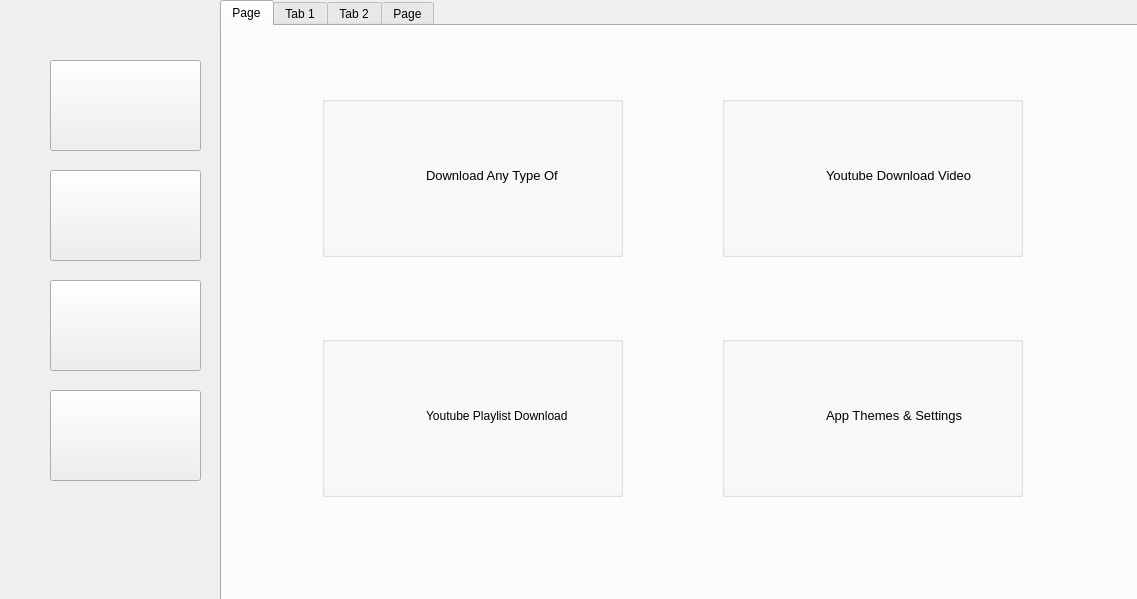
<?xml version="1.0" encoding="UTF-8"?>
<ui version="4.0">
 <class>Form</class>
 <widget class="QWidget" name="Form">
  <property name="geometry">
   <rect>
    <x>0</x>
    <y>0</y>
    <width>1137</width>
    <height>599</height>
   </rect>
  </property>
  <property name="windowTitle">
   <string>Form</string>
  </property>
  <widget class="QTabWidget" name="tabWidget">
   <property name="geometry">
    <rect>
     <x>220</x>
     <y>0</y>
     <width>921</width>
     <height>601</height>
    </rect>
   </property>
   <property name="currentIndex">
    <number>0</number>
   </property>
   <widget class="QWidget" name="tab_5">
    <attribute name="title">
     <string>Page</string>
    </attribute>
    <widget class="QGroupBox" name="groupBox_3">
     <property name="geometry">
      <rect>
       <x>100</x>
       <y>310</y>
       <width>301</width>
       <height>161</height>
      </rect>
     </property>
     <property name="title">
      <string/>
     </property>
     <widget class="QLabel" name="label_32">
      <property name="geometry">
       <rect>
        <x>10</x>
        <y>30</y>
        <width>81</width>
        <height>91</height>
       </rect>
      </property>
      <property name="text">
       <string/>
      </property>
      <property name="pixmap">
       <pixmap resource="photo.qrc">:/icons/ytplaylist.png</pixmap>
      </property>
      <property name="scaledContents">
       <bool>true</bool>
      </property>
     </widget>
     <widget class="QLabel" name="label_33">
      <property name="geometry">
       <rect>
        <x>104</x>
        <y>9</y>
        <width>191</width>
        <height>141</height>
       </rect>
      </property>
      <property name="font">
       <font>
        <pointsize>9</pointsize>
       </font>
      </property>
      <property name="text">
       <string>Youtube Playlist Download</string>
      </property>
     </widget>
    </widget>
    <widget class="QGroupBox" name="groupBox_7">
     <property name="geometry">
      <rect>
       <x>500</x>
       <y>70</y>
       <width>301</width>
       <height>161</height>
      </rect>
     </property>
     <property name="title">
      <string/>
     </property>
     <widget class="QLabel" name="label_34">
      <property name="geometry">
       <rect>
        <x>10</x>
        <y>40</y>
        <width>81</width>
        <height>81</height>
       </rect>
      </property>
      <property name="text">
       <string/>
      </property>
      <property name="pixmap">
       <pixmap resource="photo.qrc">:/icons/yt.png</pixmap>
      </property>
      <property name="scaledContents">
       <bool>true</bool>
      </property>
      <property name="wordWrap">
       <bool>false</bool>
      </property>
     </widget>
     <widget class="QLabel" name="label_35">
      <property name="geometry">
       <rect>
        <x>104</x>
        <y>9</y>
        <width>191</width>
        <height>141</height>
       </rect>
      </property>
      <property name="font">
       <font>
        <pointsize>10</pointsize>
       </font>
      </property>
      <property name="text">
       <string>Youtube Download Video</string>
      </property>
     </widget>
    </widget>
    <widget class="QGroupBox" name="groupBox_11">
     <property name="geometry">
      <rect>
       <x>500</x>
       <y>310</y>
       <width>301</width>
       <height>161</height>
      </rect>
     </property>
     <property name="title">
      <string/>
     </property>
     <widget class="QLabel" name="label_36">
      <property name="geometry">
       <rect>
        <x>10</x>
        <y>30</y>
        <width>81</width>
        <height>91</height>
       </rect>
      </property>
      <property name="text">
       <string/>
      </property>
      <property name="pixmap">
       <pixmap resource="photo.qrc">:/icons/wrench.png</pixmap>
      </property>
      <property name="scaledContents">
       <bool>true</bool>
      </property>
     </widget>
     <widget class="QLabel" name="label_37">
      <property name="geometry">
       <rect>
        <x>104</x>
        <y>9</y>
        <width>191</width>
        <height>141</height>
       </rect>
      </property>
      <property name="font">
       <font>
        <pointsize>10</pointsize>
       </font>
      </property>
      <property name="text">
       <string>App Themes &amp; Settings</string>
      </property>
     </widget>
    </widget>
    <widget class="QGroupBox" name="groupBox_12">
     <property name="geometry">
      <rect>
       <x>100</x>
       <y>70</y>
       <width>301</width>
       <height>161</height>
      </rect>
     </property>
     <property name="title">
      <string/>
     </property>
     <widget class="QLabel" name="label_38">
      <property name="geometry">
       <rect>
        <x>10</x>
        <y>40</y>
        <width>81</width>
        <height>81</height>
       </rect>
      </property>
      <property name="text">
       <string/>
      </property>
      <property name="pixmap">
       <pixmap resource="photo.qrc">:/icons/download.png</pixmap>
      </property>
      <property name="scaledContents">
       <bool>true</bool>
      </property>
     </widget>
     <widget class="QLabel" name="label_39">
      <property name="geometry">
       <rect>
        <x>104</x>
        <y>9</y>
        <width>191</width>
        <height>141</height>
       </rect>
      </property>
      <property name="font">
       <font>
        <pointsize>10</pointsize>
       </font>
      </property>
      <property name="text">
       <string>Download Any Type Of</string>
      </property>
     </widget>
    </widget>
   </widget>
   <widget class="QWidget" name="tab">
    <attribute name="title">
     <string>Tab 1</string>
    </attribute>
    <widget class="QPushButton" name="pushButton">
     <property name="geometry">
      <rect>
       <x>380</x>
       <y>420</y>
       <width>131</width>
       <height>41</height>
      </rect>
     </property>
     <property name="styleSheet">
      <string notr="true"/>
     </property>
     <property name="text">
      <string>Download</string>
     </property>
    </widget>
    <widget class="QLineEdit" name="lineEdit">
     <property name="geometry">
      <rect>
       <x>80</x>
       <y>130</y>
       <width>751</width>
       <height>41</height>
      </rect>
     </property>
     <property name="placeholderText">
      <string>Enter download link here</string>
     </property>
    </widget>
    <widget class="QLineEdit" name="lineEdit_2">
     <property name="geometry">
      <rect>
       <x>80</x>
       <y>200</y>
       <width>701</width>
       <height>41</height>
      </rect>
     </property>
     <property name="placeholderText">
      <string>Use browse button to enter save location</string>
     </property>
    </widget>
    <widget class="QPushButton" name="pushButton_2">
     <property name="geometry">
      <rect>
       <x>790</x>
       <y>200</y>
       <width>41</width>
       <height>41</height>
      </rect>
     </property>
     <property name="text">
      <string/>
     </property>
     <property name="icon">
      <iconset resource="photo.qrc">
       <normaloff>:/icons/browse.png</normaloff>:/icons/browse.png</iconset>
     </property>
     <property name="iconSize">
      <size>
       <width>30</width>
       <height>30</height>
      </size>
     </property>
    </widget>
    <widget class="QProgressBar" name="progressBar">
     <property name="geometry">
      <rect>
       <x>80</x>
       <y>270</y>
       <width>761</width>
       <height>41</height>
      </rect>
     </property>
     <property name="value">
      <number>0</number>
     </property>
    </widget>
   </widget>
   <widget class="QWidget" name="tab_2">
    <attribute name="title">
     <string>Tab 2</string>
    </attribute>
    <widget class="QTabWidget" name="tabWidget_2">
     <property name="geometry">
      <rect>
       <x>-10</x>
       <y>-1</y>
       <width>931</width>
       <height>581</height>
      </rect>
     </property>
     <property name="currentIndex">
      <number>0</number>
     </property>
     <widget class="QWidget" name="tab_3">
      <attribute name="title">
       <string>One Video</string>
      </attribute>
      <widget class="QLineEdit" name="lineEdit_3">
       <property name="geometry">
        <rect>
         <x>100</x>
         <y>70</y>
         <width>651</width>
         <height>51</height>
        </rect>
       </property>
       <property name="placeholderText">
        <string>Enter video URL</string>
       </property>
      </widget>
      <widget class="QLineEdit" name="lineEdit_4">
       <property name="geometry">
        <rect>
         <x>100</x>
         <y>150</y>
         <width>651</width>
         <height>51</height>
        </rect>
       </property>
       <property name="placeholderText">
        <string>Use browse button for save location</string>
       </property>
      </widget>
      <widget class="QPushButton" name="pushButton_3">
       <property name="geometry">
        <rect>
         <x>780</x>
         <y>70</y>
         <width>51</width>
         <height>51</height>
        </rect>
       </property>
       <property name="text">
        <string/>
       </property>
       <property name="icon">
        <iconset resource="photo.qrc">
         <normaloff>:/icons/check.png</normaloff>:/icons/check.png</iconset>
       </property>
       <property name="iconSize">
        <size>
         <width>45</width>
         <height>45</height>
        </size>
       </property>
      </widget>
      <widget class="QPushButton" name="pushButton_4">
       <property name="geometry">
        <rect>
         <x>780</x>
         <y>150</y>
         <width>51</width>
         <height>51</height>
        </rect>
       </property>
       <property name="text">
        <string/>
       </property>
       <property name="icon">
        <iconset resource="photo.qrc">
         <normaloff>:/icons/browse.png</normaloff>:/icons/browse.png</iconset>
       </property>
       <property name="iconSize">
        <size>
         <width>30</width>
         <height>30</height>
        </size>
       </property>
      </widget>
      <widget class="QLabel" name="label">
       <property name="geometry">
        <rect>
         <x>210</x>
         <y>230</y>
         <width>171</width>
         <height>51</height>
        </rect>
       </property>
       <property name="font">
        <font>
         <pointsize>12</pointsize>
        </font>
       </property>
       <property name="text">
        <string>Video Quality</string>
       </property>
      </widget>
      <widget class="QComboBox" name="comboBox">
       <property name="geometry">
        <rect>
         <x>420</x>
         <y>230</y>
         <width>301</width>
         <height>41</height>
        </rect>
       </property>
      </widget>
      <widget class="QProgressBar" name="progressBar_2">
       <property name="geometry">
        <rect>
         <x>100</x>
         <y>300</y>
         <width>731</width>
         <height>31</height>
        </rect>
       </property>
       <property name="value">
        <number>0</number>
       </property>
      </widget>
      <widget class="QPushButton" name="pushButton_5">
       <property name="geometry">
        <rect>
         <x>340</x>
         <y>370</y>
         <width>181</width>
         <height>41</height>
        </rect>
       </property>
       <property name="text">
        <string>Start Download</string>
       </property>
      </widget>
      <widget class="QLabel" name="label_5">
       <property name="geometry">
        <rect>
         <x>100</x>
         <y>370</y>
         <width>181</width>
         <height>41</height>
        </rect>
       </property>
       <property name="font">
        <font>
         <pointsize>12</pointsize>
        </font>
       </property>
       <property name="text">
        <string/>
       </property>
      </widget>
     </widget>
     <widget class="QWidget" name="tab_4">
      <attribute name="title">
       <string>Pull Playlist</string>
      </attribute>
      <widget class="QLineEdit" name="lineEdit_5">
       <property name="geometry">
        <rect>
         <x>120</x>
         <y>70</y>
         <width>691</width>
         <height>41</height>
        </rect>
       </property>
       <property name="placeholderText">
        <string>Enter Full Playlist</string>
       </property>
      </widget>
      <widget class="QLineEdit" name="lineEdit_6">
       <property name="geometry">
        <rect>
         <x>120</x>
         <y>140</y>
         <width>621</width>
         <height>41</height>
        </rect>
       </property>
       <property name="placeholderText">
        <string>Push browse button for save location</string>
       </property>
      </widget>
      <widget class="QPushButton" name="pushButton_6">
       <property name="geometry">
        <rect>
         <x>760</x>
         <y>140</y>
         <width>51</width>
         <height>41</height>
        </rect>
       </property>
       <property name="text">
        <string/>
       </property>
       <property name="icon">
        <iconset resource="photo.qrc">
         <normaloff>:/icons/browse.png</normaloff>:/icons/browse.png</iconset>
       </property>
       <property name="iconSize">
        <size>
         <width>30</width>
         <height>30</height>
        </size>
       </property>
      </widget>
      <widget class="QLabel" name="label_2">
       <property name="geometry">
        <rect>
         <x>250</x>
         <y>210</y>
         <width>161</width>
         <height>31</height>
        </rect>
       </property>
       <property name="font">
        <font>
         <pointsize>12</pointsize>
        </font>
       </property>
       <property name="text">
        <string>Video Quality</string>
       </property>
      </widget>
      <widget class="QComboBox" name="comboBox_2">
       <property name="geometry">
        <rect>
         <x>440</x>
         <y>210</y>
         <width>251</width>
         <height>31</height>
        </rect>
       </property>
       <item>
        <property name="text">
         <string>1080p</string>
        </property>
       </item>
       <item>
        <property name="text">
         <string>720p</string>
        </property>
       </item>
       <item>
        <property name="text">
         <string>480p</string>
        </property>
       </item>
       <item>
        <property name="text">
         <string>360p</string>
        </property>
       </item>
      </widget>
      <widget class="QLabel" name="label_3">
       <property name="geometry">
        <rect>
         <x>170</x>
         <y>270</y>
         <width>171</width>
         <height>31</height>
        </rect>
       </property>
       <property name="font">
        <font>
         <pointsize>12</pointsize>
        </font>
       </property>
       <property name="text">
        <string>The Current Video</string>
       </property>
      </widget>
      <widget class="QLabel" name="label_4">
       <property name="geometry">
        <rect>
         <x>470</x>
         <y>270</y>
         <width>211</width>
         <height>31</height>
        </rect>
       </property>
       <property name="font">
        <font>
         <pointsize>12</pointsize>
        </font>
       </property>
       <property name="text">
        <string>The Full Playlist Video</string>
       </property>
      </widget>
      <widget class="QProgressBar" name="progressBar_3">
       <property name="geometry">
        <rect>
         <x>130</x>
         <y>320</y>
         <width>691</width>
         <height>23</height>
        </rect>
       </property>
       <property name="value">
        <number>0</number>
       </property>
      </widget>
      <widget class="QPushButton" name="pushButton_7">
       <property name="geometry">
        <rect>
         <x>380</x>
         <y>370</y>
         <width>181</width>
         <height>41</height>
        </rect>
       </property>
       <property name="text">
        <string>Start Download</string>
       </property>
      </widget>
      <widget class="QLCDNumber" name="lcdNumber">
       <property name="geometry">
        <rect>
         <x>350</x>
         <y>272</y>
         <width>91</width>
         <height>31</height>
        </rect>
       </property>
      </widget>
      <widget class="QLCDNumber" name="lcdNumber_2">
       <property name="geometry">
        <rect>
         <x>680</x>
         <y>270</y>
         <width>91</width>
         <height>31</height>
        </rect>
       </property>
      </widget>
      <widget class="QLabel" name="label_6">
       <property name="geometry">
        <rect>
         <x>130</x>
         <y>370</y>
         <width>151</width>
         <height>41</height>
        </rect>
       </property>
       <property name="font">
        <font>
         <pointsize>10</pointsize>
        </font>
       </property>
       <property name="text">
        <string/>
       </property>
      </widget>
     </widget>
    </widget>
   </widget>
   <widget class="QWidget" name="tab_6">
    <attribute name="title">
     <string>Page</string>
    </attribute>
    <widget class="QLabel" name="label_7">
     <property name="geometry">
      <rect>
       <x>214</x>
       <y>79</y>
       <width>461</width>
       <height>61</height>
      </rect>
     </property>
     <property name="font">
      <font>
       <pointsize>16</pointsize>
      </font>
     </property>
     <property name="text">
      <string>Choose Your Theme</string>
     </property>
     <property name="alignment">
      <set>Qt::AlignCenter</set>
     </property>
    </widget>
    <widget class="QPushButton" name="pushButton_12">
     <property name="geometry">
      <rect>
       <x>90</x>
       <y>190</y>
       <width>141</width>
       <height>121</height>
      </rect>
     </property>
     <property name="styleSheet">
      <string notr="true">background-color: rgb(48, 47, 47);</string>
     </property>
     <property name="text">
      <string/>
     </property>
    </widget>
    <widget class="QPushButton" name="pushButton_13">
     <property name="geometry">
      <rect>
       <x>290</x>
       <y>190</y>
       <width>141</width>
       <height>121</height>
      </rect>
     </property>
     <property name="styleSheet">
      <string notr="true">background-color:rgb(25,35,45)</string>
     </property>
     <property name="text">
      <string/>
     </property>
    </widget>
    <widget class="QPushButton" name="pushButton_14">
     <property name="geometry">
      <rect>
       <x>490</x>
       <y>190</y>
       <width>141</width>
       <height>121</height>
      </rect>
     </property>
     <property name="styleSheet">
      <string notr="true">background-color: rgb(50, 50, 50);</string>
     </property>
     <property name="text">
      <string/>
     </property>
    </widget>
    <widget class="QPushButton" name="pushButton_15">
     <property name="geometry">
      <rect>
       <x>690</x>
       <y>190</y>
       <width>141</width>
       <height>121</height>
      </rect>
     </property>
     <property name="styleSheet">
      <string notr="true">
background-color: rgb(255, 255, 255);</string>
     </property>
     <property name="text">
      <string/>
     </property>
    </widget>
   </widget>
  </widget>
  <widget class="QPushButton" name="pushButton_8">
   <property name="geometry">
    <rect>
     <x>50</x>
     <y>60</y>
     <width>151</width>
     <height>91</height>
    </rect>
   </property>
   <property name="text">
    <string/>
   </property>
   <property name="icon">
    <iconset resource="photo.qrc">
     <normaloff>:/icons/home.png</normaloff>:/icons/home.png</iconset>
   </property>
   <property name="iconSize">
    <size>
     <width>60</width>
     <height>60</height>
    </size>
   </property>
  </widget>
  <widget class="QPushButton" name="pushButton_9">
   <property name="geometry">
    <rect>
     <x>50</x>
     <y>170</y>
     <width>151</width>
     <height>91</height>
    </rect>
   </property>
   <property name="text">
    <string/>
   </property>
   <property name="icon">
    <iconset resource="photo.qrc">
     <normaloff>:/icons/save.png</normaloff>:/icons/save.png</iconset>
   </property>
   <property name="iconSize">
    <size>
     <width>80</width>
     <height>80</height>
    </size>
   </property>
  </widget>
  <widget class="QPushButton" name="pushButton_10">
   <property name="geometry">
    <rect>
     <x>50</x>
     <y>280</y>
     <width>151</width>
     <height>91</height>
    </rect>
   </property>
   <property name="text">
    <string/>
   </property>
   <property name="icon">
    <iconset resource="photo.qrc">
     <normaloff>:/icons/yt.png</normaloff>:/icons/yt.png</iconset>
   </property>
   <property name="iconSize">
    <size>
     <width>70</width>
     <height>70</height>
    </size>
   </property>
  </widget>
  <widget class="QPushButton" name="pushButton_11">
   <property name="geometry">
    <rect>
     <x>50</x>
     <y>390</y>
     <width>151</width>
     <height>91</height>
    </rect>
   </property>
   <property name="text">
    <string/>
   </property>
   <property name="icon">
    <iconset resource="photo.qrc">
     <normaloff>:/icons/settings.png</normaloff>:/icons/settings.png</iconset>
   </property>
   <property name="iconSize">
    <size>
     <width>60</width>
     <height>60</height>
    </size>
   </property>
  </widget>
 </widget>
 <resources>
  <include location="photo.qrc"/>
 </resources>
 <connections/>
</ui>
